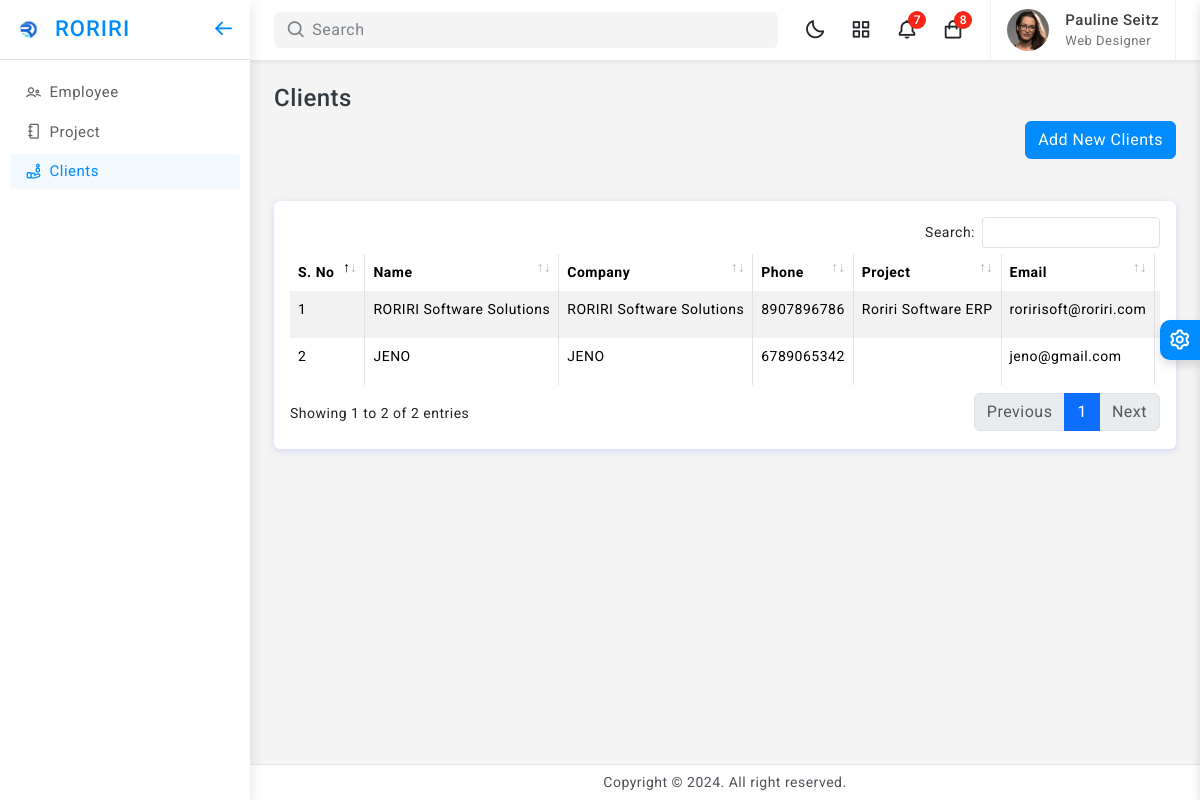
/clients.php, run on the app's committed database.
### tables this page shows
CREATE TABLE `client_tbl` (
  `client_id` int(11) NOT NULL,
  `entity_id` int(11) NOT NULL,
  `client_name` varchar(50) NOT NULL,
  `client_company` varchar(100) NOT NULL,
  `client_location` varchar(100) NOT NULL,
  `client_email` varchar(50) NOT NULL,
  `client_phone` varchar(11) NOT NULL,
  `client_gst` varchar(30) NOT NULL,
  `client_status` enum('Active','Inactive') NOT NULL DEFAULT 'Active',
  `client_created_date` datetime NOT NULL DEFAULT current_timestamp(),
  `client_updated_date` timestamp NOT NULL DEFAULT current_timestamp() ON UPDATE current_timestamp()
);

CREATE TABLE `project_tbl` (
  `project_id` int(11) NOT NULL,
  `project_name` varchar(50) NOT NULL,
  `programming` varchar(200) NOT NULL,
  `developers` varchar(200) NOT NULL,
  `client` int(11) NOT NULL,
  `start_date` date NOT NULL,
  `end_date` datetime NOT NULL DEFAULT current_timestamp(),
  `duration` int(11) NOT NULL,
  `total_pay` int(11) NOT NULL,
  `description` varchar(200) NOT NULL,
  `pay_status` enum('Pending','Completed') NOT NULL DEFAULT 'Pending',
  `project_status` enum('Old','New','In Progress') NOT NULL,
  `status` enum('Active','Inactive') NOT NULL DEFAULT 'Active'
);

### clients.php (the view, shortened to what this page needs)
<?php
    include("db/dbConnection.php");
   $selQuery = "SELECT client_tbl.*, project_tbl.* FROM client_tbl
LEFT JOIN project_tbl ON client_tbl.client_id=project_tbl.client
WHERE client_tbl.client_status='Active'";
    $resQuery = mysqli_query($conn , $selQuery);
?>
<!doctype html>
<html lang="en">
<?php include("head.php");?>
<body>
	<div class="wrapper">
			<?php include("left.php");?>
			<?php include("top.php");?>
		<div class="page-wrapper">
			<div class="page-content">
            <div class="page-title-box">
                <div class="page-title-right">
                    <h4 class="page-title">Clients</h4>
                    <div class="position-relative" style="height: 80px;">
                    <button type="button" id="addClientBtn" class="btn btn-primary position-absolute top-0 end-0" data-bs-toggle="modal" data-bs-target="#addClientModal">Add New Clients</button>
                    </div>
                </div>
            </div>
				<div class="card">
					<div class="card-body">
						<div class="table-responsive">
							<table id="example2" class="table table-striped table-bordered">
								<thead>
									<tr>
                                        <th>S. No</th>
										<th>Name</th>
                                        <th>Company</th>
                                        <th>Phone</th>
										<th>Project</th>
										<th>Email</th>
										<th>Action</th>
									</tr>
								</thead>
								<tbody>
                                <?php $i=1; while($row = mysqli_fetch_array($resQuery , MYSQLI_ASSOC)) {
                                        $client_name=$row['client_name'];
                                        $proName  = $row['project_name'];
                                        $email   = $row['client_email'];
                                        $phone          = $row['client_phone'];
                                        $compName=$row['client_company'];
                      ?>
                      <tr>
                       <td><?php echo $i; $i++; ?></td>
                      <td><?php echo $client_name; ?></td>
                      <td><?php echo $compName; ?></th>
                      <td><?php echo $phone; ?></td>
                      <td><?php echo $proName; ?></td>
                      <td><?php echo $email; ?></td>
                      <td>
                      </td>
                    </tr>
                    <?php } ?>
								</tbody>
							</table>
						</div>
					</div>
				</div>
			</div>
		</div>
		 <?php include("footer.php"); ?>
	</div>
	<?php include("theme.php");?>
</body>
</html>

### assets/css/app.css (style rules this page uses)
body { font-size: 14px; color: #4c5258; letter-spacing: .5px; background: #f4f4f4; overflow-x: hidden; font-family: Roboto, sans-serif }
.wrapper { width: 100%; position: relative }
.page-wrapper { height: 100%; margin-top: 60px; margin-bottom: 30px; margin-left: 250px }
.page-content { padding: 1.5rem 1.5rem 0.7rem 1.5rem }

### data on the page
client_tbl: client_name "RORIRI Software Solutions", client_company "RORIRI Software Solutions", client_phone "8907896786", project_tbl.project_name "Roriri Software ERP", client_email "roririsoft@roriri.com"
client_tbl: client_name "JENO", client_company "JENO", client_phone "6789065342", client_email "jeno@gmail.com"
